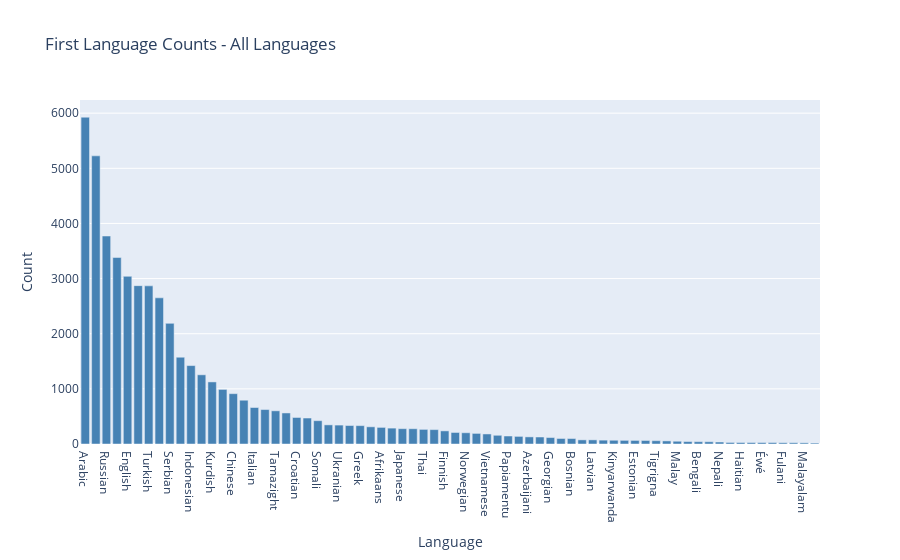

This figure's notebook cell:
### Code cell
fig = px.bar(language_counts, x='Language', y='Count', labels={'Count': 'Count'}, title='First Language Counts - All Languages')
fig.update_traces(marker_color='steelblue')
fig.show()

### Figure 1 — Plotly figure (JSON) as saved in the notebook; plotly's stock layout.template omitted (floating-point values rounded to 4 significant figures)
{"data": [{"alignmentgroup": "True", "hovertemplate": "Language=%{x}<br>Count=%{y}<extra></extra>", "legendgroup": "", "marker": {"color": "steelblue", "pattern": {"shape": ""}}, "name": "", "offsetgroup": "", "orientation": "v", "showlegend": false, "textposition": "auto", "type": "bar", "x": ["Arabic", "German", "Russian", "Persian", "English", "Spanish", "Turkish", "Polish", "Serbian", "French", "Indonesian", "Portugese", "Kurdish", "Romanian", "Chinese", "Hungarian", "Italian", "Armenian", "Tamazight", "Bulgarian", "Croatian", "Czech", "Somali", "Tagalog", "Ukranian", "Slovak", "Greek", "Swedish", "Afrikaans", "Albanian", "Japanese", "Pashto", "Thai", "Hebrew", "Finnish", "Danish", "Norwegian", "Lithuanian", "Vietnamese", "Rundi", "Papiamentu", "Amharic", "Azerbaijani", "Urdu", "Georgian", "Hindi", "Bosnian", "Swahili", "Latvian", "Catalan", "Kinyarwanda", "Igbo", "Estonian", "Korean", "Tigrigna", "Slovenian", "Malay", "Mongolian", "Bengali", "Icelandic", "Nepali", "Tamil", "Haitian", "Javanese", "Éwé", "Byelorussian", "Fulani", "Yoruba", "Malayalam", "Wolof"], "xaxis": "x", "y": [5927, 5226, 3772, 3382, 3041, 2872, 2868, 2651, 2188, 1574, 1422, 1255, 1126, 990, 913, 794, 662, 625, 602, 563, 481, 471, 423, 347, 343, 335, 333, 312, 301, 288, 278, 277, 265, 261, 238, 209, 204, 192, 182, 158, 145, 138, 129, 127, 117, 100, 99, 75, 75, 70, 68, 66, 65, 64, 60, 56, 50, 44, 42, 41, 36, 28, 27, 26, 26, 26, 23, 23, 21, 17], "yaxis": "y"}], "layout": {"barmode": "relative", "legend": {"tracegroupgap": 0}, "title": {"text": "First Language Counts - All Languages"}, "xaxis": {"anchor": "y", "domain": [0, 1], "title": {"text": "Language"}}, "yaxis": {"anchor": "x", "domain": [0, 1], "title": {"text": "Count"}}}}
